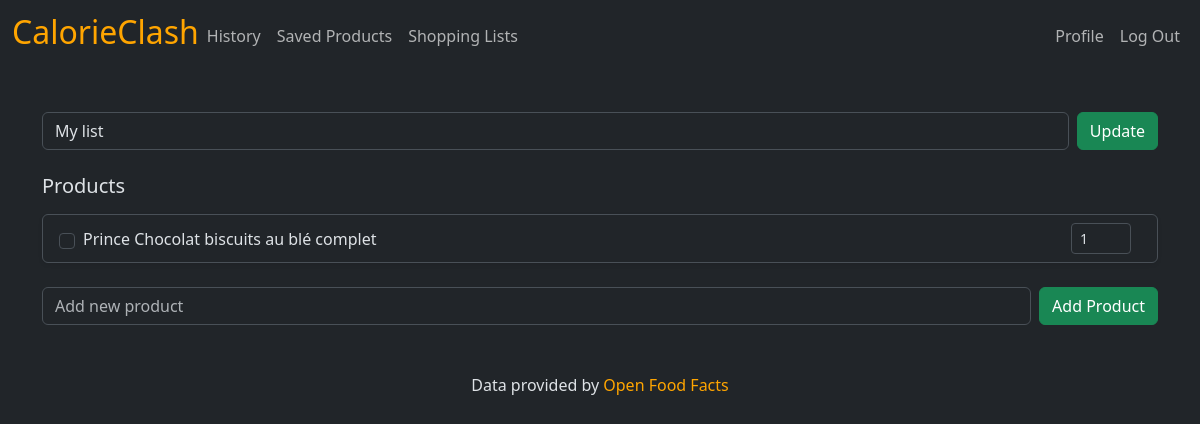
Page /list?id=10 (signed in) on the earlier database version.
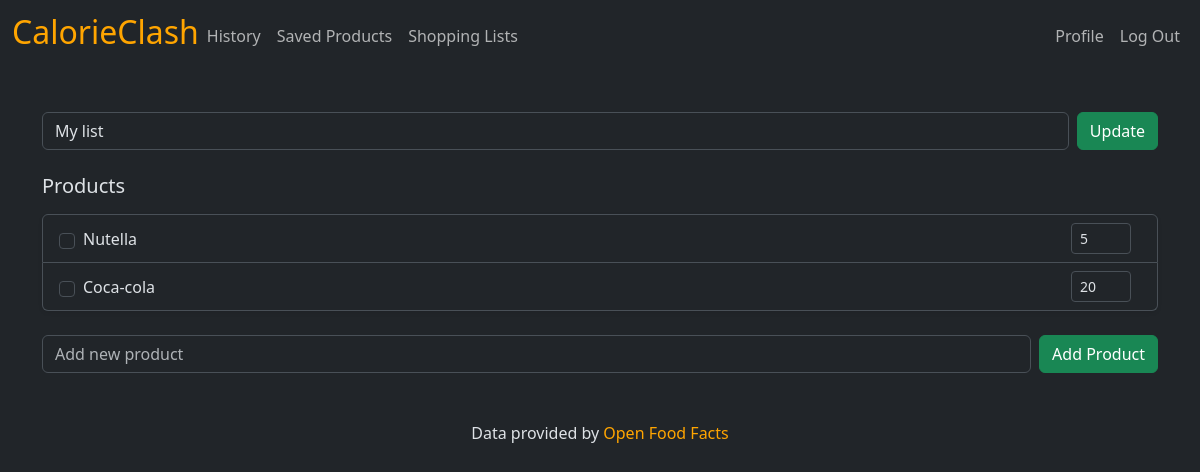
Same page on the later database version.
### tables this page shows
CREATE TABLE shopping_list_items ( shopping_list_id INTEGER NOT NULL, product_id INTEGER NOT NULL, count INTEGER NOT NULL, place INTEGER NOT NULL, FOREIGN KEY (shopping_list_id) REFERENCES shopping_lists(id), FOREIGN KEY (product_id) REFERENCES products(id) );

CREATE TABLE products ( id INTEGER PRIMARY KEY, name TEXT, grade TEXT, score INTEGER, kcal_100g REAL, fat_100g REAL, proteins_100g REAL, salt_100g REAL, sugars_100g REAL, sodium_100g REAL );

### app.py (the view)
@app.route("/list", methods=["GET"])
def shopping_list():
    list_id = request.args.get("id")
    if not list_id:
        return apology("Missing list id", 400)
    rows = db.execute("SELECT * FROM shopping_lists WHERE id = ?", list_id)
    if len(rows) == 0:
        return apology("Shopping list does not exist", 404)
    shopping_list = rows[0]
    products = db.execute(
        "SELECT * FROM shopping_list_items, products WHERE shopping_list_items.product_id = products.id AND shopping_list_id = ?", list_id)
    saved = []
    if session.get("user_id"):
        saved = get_saved(session["user_id"])
    return render_template("list.html", shopping_list=shopping_list, products=products, saved=saved)

### app.py (called while the page is built)
@app.after_request
def after_request(response):
    response.headers["Cache-Control"] = "no-cache, no-store, must-revalidate"
    response.headers["Expires"] = 0
    response.headers["Pragma"] = "no-cache"
    return response

### helper.py (called while the page is built)
def get_saved(user_id):
    return db.execute("SELECT DISTINCT p.id, p.name FROM products p JOIN (SELECT product_id FROM user_searches WHERE user_id = ? UNION SELECT product_id FROM user_products WHERE user_id = ?) combined ON p.id = combined.product_id", user_id, user_id)

### templates/list.html (shortened to what this page needs)
{% extends "layout.html" %}
{% block main %}
<div class="container mt-5">
    <div class="mb-4">
        <form class="row g-2" method="post" action="/update_list_name">
            <div class="col-auto flex-grow-1">
                <input type="text" autocomplete="off" name="name" id="name_field" class="form-control"
                    value="{{ shopping_list.name }}" placeholder="Enter name">
            </div>
            <div class="col-auto">
                <button class="btn btn-success h-100" type="submit" id="save_name">Update</button>
            </div>
        </form>
    </div>
    <div class="row mb-4">
        <div class="col-12">
            <h5 class="mb-3">Products</h5>
            <ul id="product_list" class="list-group shadow-sm">
                {% for product in products %}
                <li id="{{product.id}}" class="list-group-item d-flex justify-content-between align-items-center">
                    <div class="d-flex align-items-center">
                        <input type="checkbox" class="form-check-input me-2" id="checkbox_{{product.id}}"
                            {% if product.checked %} checked {% endif %}>
                        <label class="form-check-label" for="checkbox_{{product.id}}">
                            {{ product.name }}
                        </label>
                    </div>
                    <div class="d-flex align-items-center">
                        <input type="number" class="form-control form-control-sm" value="{{ product.count }}"
                            style="width: 60px; margin-right: 10px;">
                    </div>
                </li>
                {% else %}
                <li class="list-group-item text-center text-muted">No products added yet.</li>
                {% endfor %}
            </ul>
        </div>
    </div>
    <div class="row">
        <div class="col-12">
            <form class="row g-2" method="POST" action="/add_product_to_list">
                <div class="col-auto flex-grow-1">
                    <input type="text" autocomplete="off" id="new-product" list="saved" class="form-control"
                        placeholder="Add new product" name="product_id">
                </div>
                <div class="col-auto">
                    <button class="btn btn-success h-100" type="submit">Add Product</button>
                </div>
            </form>
        </div>
    </div>
</div>
{% endblock %}

Differences in the rows shown:
removed shopping_list_items: name "Prince Chocolat biscuits au blé complet", count "1"
added shopping_list_items: name "Nutella", count "5"
added shopping_list_items: name "Coca-cola", count "20"
